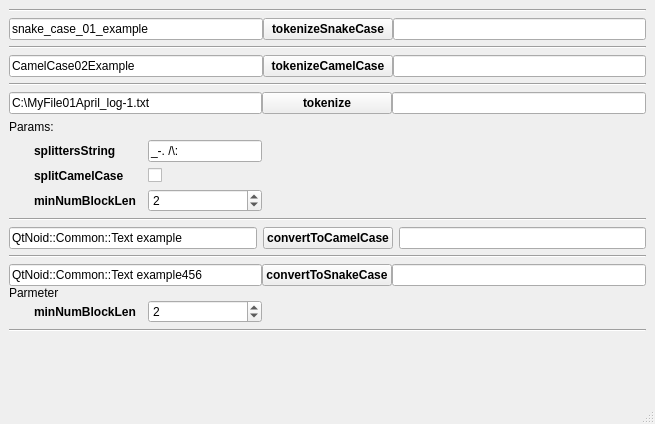
<?xml version="1.0" encoding="UTF-8"?>
<ui version="4.0">
 <class>MainWindow</class>
 <widget class="QMainWindow" name="MainWindow">
  <property name="geometry">
   <rect>
    <x>0</x>
    <y>0</y>
    <width>655</width>
    <height>424</height>
   </rect>
  </property>
  <property name="windowTitle">
   <string>MainWindow</string>
  </property>
  <widget class="QWidget" name="centralwidget">
   <layout class="QVBoxLayout" name="verticalLayout">
    <item>
     <widget class="Line" name="line">
      <property name="orientation">
       <enum>Qt::Orientation::Horizontal</enum>
      </property>
     </widget>
    </item>
    <item>
     <layout class="QHBoxLayout" name="horizontalLayout">
      <property name="spacing">
       <number>0</number>
      </property>
      <item>
       <widget class="QLineEdit" name="txtInTokenizeSnakeCase">
        <property name="text">
         <string>snake_case_01_example</string>
        </property>
       </widget>
      </item>
      <item>
       <widget class="QPushButton" name="cmdTokenizeSnakeCase">
        <property name="minimumSize">
         <size>
          <width>130</width>
          <height>0</height>
         </size>
        </property>
        <property name="font">
         <font>
          <bold>true</bold>
         </font>
        </property>
        <property name="text">
         <string>tokenizeSnakeCase</string>
        </property>
       </widget>
      </item>
      <item>
       <widget class="QLineEdit" name="txtOutTokenizeSnakeCase"/>
      </item>
     </layout>
    </item>
    <item>
     <widget class="Line" name="line_2">
      <property name="orientation">
       <enum>Qt::Orientation::Horizontal</enum>
      </property>
     </widget>
    </item>
    <item>
     <layout class="QHBoxLayout" name="horizontalLayout_2">
      <property name="spacing">
       <number>0</number>
      </property>
      <item>
       <widget class="QLineEdit" name="txtInTokenizeCamelCase">
        <property name="text">
         <string>CamelCase02Example</string>
        </property>
       </widget>
      </item>
      <item>
       <widget class="QPushButton" name="cmdTokenizeCamelCase">
        <property name="minimumSize">
         <size>
          <width>130</width>
          <height>0</height>
         </size>
        </property>
        <property name="font">
         <font>
          <bold>true</bold>
         </font>
        </property>
        <property name="text">
         <string>tokenizeCamelCase</string>
        </property>
       </widget>
      </item>
      <item>
       <widget class="QLineEdit" name="txtOutTokenizeCamelCase"/>
      </item>
     </layout>
    </item>
    <item>
     <widget class="Line" name="line_3">
      <property name="orientation">
       <enum>Qt::Orientation::Horizontal</enum>
      </property>
     </widget>
    </item>
    <item>
     <layout class="QGridLayout" name="gridLayout" columnstretch="10,45,45,0,100">
      <property name="horizontalSpacing">
       <number>0</number>
      </property>
      <item row="0" column="0" colspan="3">
       <widget class="QLineEdit" name="txtInTokenize">
        <property name="text">
         <string>C:\MyFile01April_log-1.txt</string>
        </property>
       </widget>
      </item>
      <item row="3" column="2">
       <widget class="QCheckBox" name="optSplitCamelCase">
        <property name="text">
         <string/>
        </property>
       </widget>
      </item>
      <item row="4" column="2">
       <widget class="QSpinBox" name="txtMinNumBlockLen">
        <property name="value">
         <number>2</number>
        </property>
       </widget>
      </item>
      <item row="2" column="2">
       <widget class="QLineEdit" name="txtSplittersString">
        <property name="text">
         <string>_-. /\:</string>
        </property>
       </widget>
      </item>
      <item row="0" column="3">
       <widget class="QPushButton" name="cmdTokenize">
        <property name="minimumSize">
         <size>
          <width>130</width>
          <height>0</height>
         </size>
        </property>
        <property name="font">
         <font>
          <bold>true</bold>
         </font>
        </property>
        <property name="text">
         <string>tokenize</string>
        </property>
       </widget>
      </item>
      <item row="2" column="1">
       <widget class="QLabel" name="label">
        <property name="font">
         <font>
          <bold>true</bold>
         </font>
        </property>
        <property name="text">
         <string>splittersString</string>
        </property>
       </widget>
      </item>
      <item row="4" column="1">
       <widget class="QLabel" name="label_3">
        <property name="font">
         <font>
          <bold>true</bold>
         </font>
        </property>
        <property name="text">
         <string>minNumBlockLen</string>
        </property>
       </widget>
      </item>
      <item row="0" column="4">
       <widget class="QLineEdit" name="txtOutTokenize"/>
      </item>
      <item row="3" column="1">
       <widget class="QLabel" name="label_2">
        <property name="font">
         <font>
          <bold>true</bold>
         </font>
        </property>
        <property name="text">
         <string>splitCamelCase</string>
        </property>
       </widget>
      </item>
      <item row="1" column="0" colspan="2">
       <widget class="QLabel" name="label_5">
        <property name="text">
         <string>Params:</string>
        </property>
       </widget>
      </item>
     </layout>
    </item>
    <item>
     <widget class="Line" name="line_4">
      <property name="orientation">
       <enum>Qt::Orientation::Horizontal</enum>
      </property>
     </widget>
    </item>
    <item>
     <layout class="QHBoxLayout" name="horizontalLayout_3">
      <item>
       <widget class="QLineEdit" name="txtInConvertToCamelCase">
        <property name="text">
         <string>QtNoid::Common::Text example</string>
        </property>
       </widget>
      </item>
      <item>
       <widget class="QPushButton" name="cmdConvertToCamelCase">
        <property name="minimumSize">
         <size>
          <width>130</width>
          <height>0</height>
         </size>
        </property>
        <property name="font">
         <font>
          <bold>true</bold>
         </font>
        </property>
        <property name="text">
         <string>convertToCamelCase</string>
        </property>
       </widget>
      </item>
      <item>
       <widget class="QLineEdit" name="txtOutConvertToCamelCase"/>
      </item>
     </layout>
    </item>
    <item>
     <widget class="Line" name="line_5">
      <property name="orientation">
       <enum>Qt::Orientation::Horizontal</enum>
      </property>
     </widget>
    </item>
    <item>
     <layout class="QGridLayout" name="gridLayout_2" columnstretch="10,45,45,0,100">
      <property name="spacing">
       <number>0</number>
      </property>
      <item row="0" column="3">
       <widget class="QPushButton" name="cmdConvertToSnakeCase">
        <property name="minimumSize">
         <size>
          <width>130</width>
          <height>0</height>
         </size>
        </property>
        <property name="font">
         <font>
          <bold>true</bold>
         </font>
        </property>
        <property name="text">
         <string>convertToSnakeCase</string>
        </property>
       </widget>
      </item>
      <item row="0" column="4">
       <widget class="QLineEdit" name="txtOutConvertToSnakeCase"/>
      </item>
      <item row="2" column="1">
       <widget class="QLabel" name="label_4">
        <property name="font">
         <font>
          <bold>true</bold>
         </font>
        </property>
        <property name="text">
         <string>minNumBlockLen</string>
        </property>
       </widget>
      </item>
      <item row="0" column="0" colspan="3">
       <widget class="QLineEdit" name="txtInConvertToSnakeCase">
        <property name="text">
         <string>QtNoid::Common::Text example456</string>
        </property>
       </widget>
      </item>
      <item row="2" column="2">
       <widget class="QSpinBox" name="txtMinNumBlockLen2">
        <property name="value">
         <number>2</number>
        </property>
       </widget>
      </item>
      <item row="1" column="0" colspan="2">
       <widget class="QLabel" name="label_6">
        <property name="text">
         <string>Parmeter</string>
        </property>
       </widget>
      </item>
     </layout>
    </item>
    <item>
     <widget class="Line" name="line_6">
      <property name="orientation">
       <enum>Qt::Orientation::Horizontal</enum>
      </property>
     </widget>
    </item>
    <item>
     <spacer name="verticalSpacer">
      <property name="orientation">
       <enum>Qt::Orientation::Vertical</enum>
      </property>
      <property name="sizeHint" stdset="0">
       <size>
        <width>20</width>
        <height>40</height>
       </size>
      </property>
     </spacer>
    </item>
   </layout>
  </widget>
  <widget class="QMenuBar" name="menubar">
   <property name="geometry">
    <rect>
     <x>0</x>
     <y>0</y>
     <width>655</width>
     <height>22</height>
    </rect>
   </property>
  </widget>
  <widget class="QStatusBar" name="statusbar"/>
 </widget>
 <resources/>
 <connections/>
</ui>
